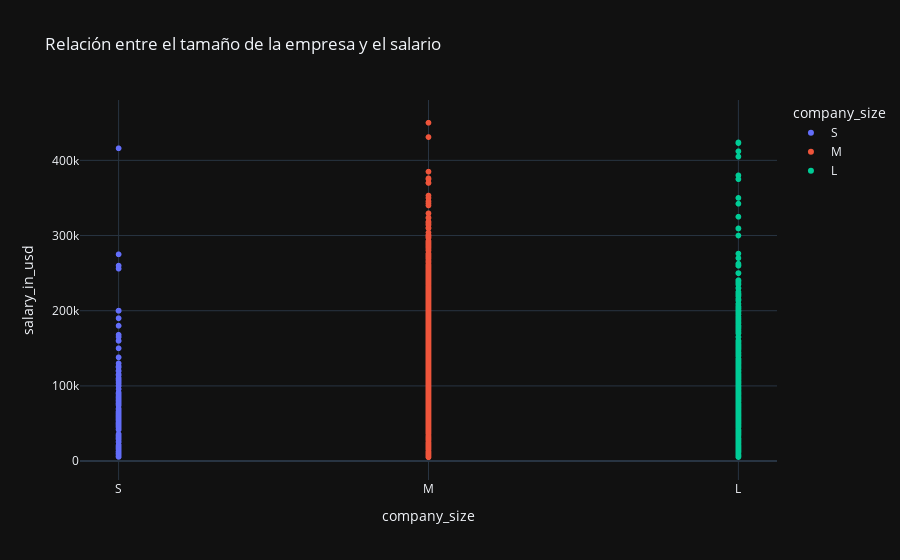

The notebook cell this image was saved under:
### Markdown cell above
¿Existe una relación entre el tamaño de la empresa y el salario?

### Code cell
fig = px.scatter(df, x='company_size', y='salary_in_usd', 
                 title='Relación entre el tamaño de la empresa y el salario',
                 template="plotly_dark", color='company_size',
                 category_orders={"company_size": ["S", "M", "L"]})

fig.show()

### Figure 1 — Plotly figure (JSON) as saved in the notebook; plotly's stock layout.template omitted (floating-point values rounded to 4 significant figures; data arrays with more than 128 entries replaced by an {"elided": "..."} marker saying what was removed)
{"data": [{"hovertemplate": "company_size=%{x}<br>salary_in_usd=%{y}<extra></extra>", "legendgroup": "S", "marker": {"color": "#636efa", "symbol": "circle"}, "mode": "markers", "name": "S", "showlegend": true, "type": "scattergl", "x": {"elided": "148 str values"}, "xaxis": "x", "y": {"elided": "148 int values"}, "yaxis": "y"}, {"hovertemplate": "company_size=%{x}<br>salary_in_usd=%{y}<extra></extra>", "legendgroup": "M", "marker": {"color": "#EF553B", "symbol": "circle"}, "mode": "markers", "name": "M", "showlegend": true, "type": "scattergl", "x": {"elided": "3153 str values"}, "xaxis": "x", "y": {"elided": "3153 int values"}, "yaxis": "y"}, {"hovertemplate": "company_size=%{x}<br>salary_in_usd=%{y}<extra></extra>", "legendgroup": "L", "marker": {"color": "#00cc96", "symbol": "circle"}, "mode": "markers", "name": "L", "showlegend": true, "type": "scattergl", "x": {"elided": "454 str values"}, "xaxis": "x", "y": {"elided": "454 int values"}, "yaxis": "y"}], "layout": {"legend": {"title": {"text": "company_size"}, "tracegroupgap": 0}, "title": {"text": "Relación entre el tamaño de la empresa y el salario"}, "xaxis": {"anchor": "y", "categoryarray": ["S", "M", "L"], "categoryorder": "array", "domain": [0, 1], "title": {"text": "company_size"}}, "yaxis": {"anchor": "x", "domain": [0, 1], "title": {"text": "salary_in_usd"}}}}
